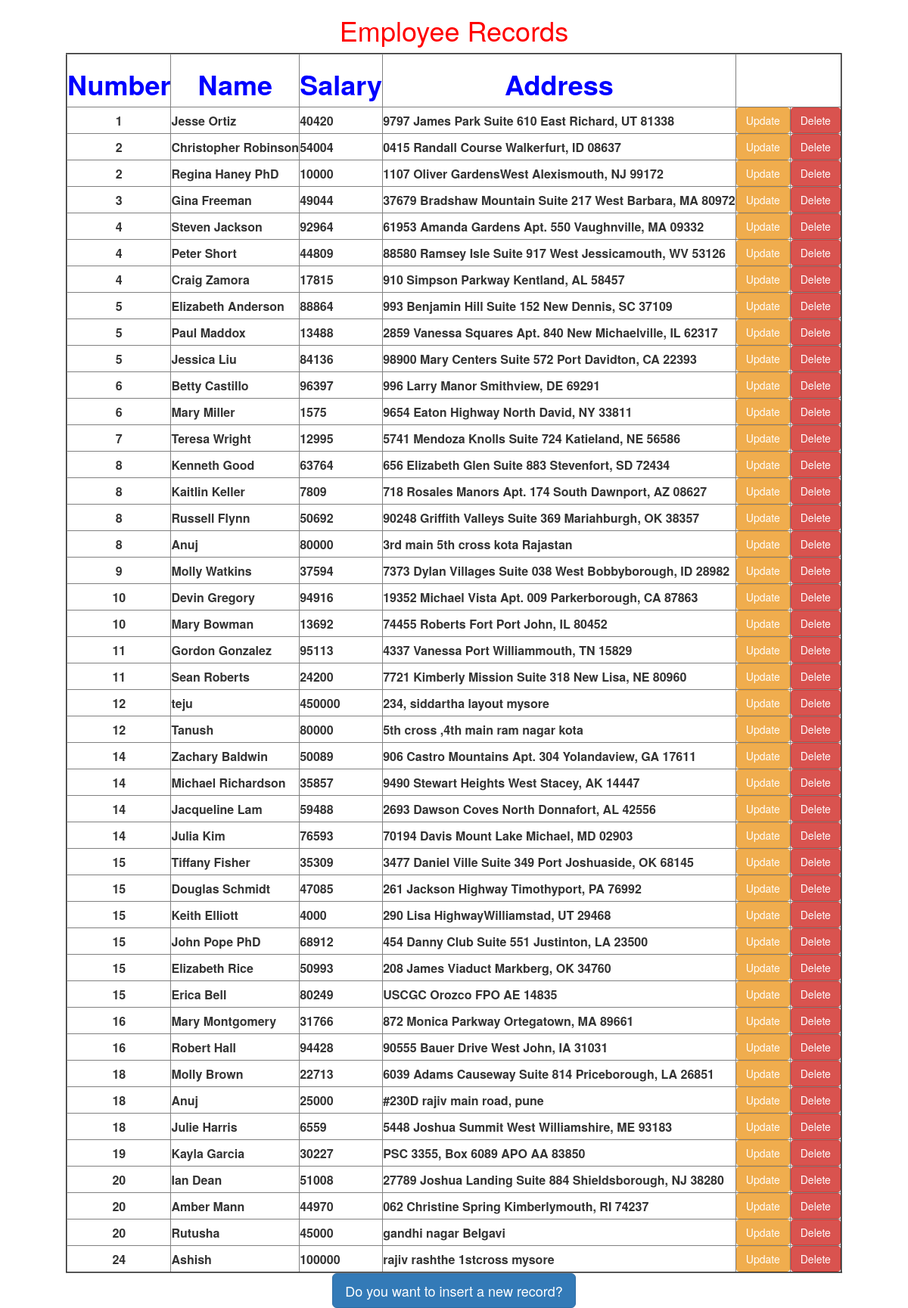
The page / on the database its author committed.
### myApp/models.py (models this page shows)
class Employee(models.Model):
    eno=models.IntegerField()
    ename=models.CharField(max_length=40)
    esal=models.IntegerField()
    eaddr=models.CharField(max_length=100)

### myApp/views.py (the view)
# urls.py: url(r'^$',views.display),
def display(request):
    e=Employee.objects.order_by('eno')
    d={'emp':e}
    return render(request,'myApp/index.html',d)

### template/myApp/index.html (shortened to what this page needs)
<html>
{% extends 'myApp/parent.html' %}
  {% block for_child %}
     <h1 style="color:red">Employee Records</h1>
     <table border="2">
      <tr style="color:blue">
         <th><h1><b><center>Number</center></b></h1></th>
         <th><h1><b><center>Name</center></b></h1></th>
         <th><h1><b><center>Salary</center></b></h1></th>
         <th><h1><b><center>Address</center></b></h1></th>
       </tr>
      {% for x in emp %}
      <tr>
	<td><b><center>{{x.eno}}</b></td>
        <td><b>{{x.ename}}</b></td>
	<td><b>{{x.esal}}</b></td>
	<td><b>{{x.eaddr}}</b></td>
        <td><a href="/update/{{x.id}}" class="btn btn-ld btn-warning">Update</a></td>
      <td> <a href="/delete/{{x.id}}" class="btn btn-ld btn-danger">Delete</a></td>
     </tr>
     {% endfor %}
     </table>
   <a href="/insert" class="btn btn-lg btn-primary">Do you want to insert a new record?</a>
    {% endblock %}

### template/myApp/parent.html (shortened to what this page needs)
<html>
 <head>
  <link rel="stylesheet" href="https://maxcdn.bootstrapcdn.com/bootstrap/3.3.7/css/bootstrap.min.css">
</head>
  <body>
    <div class="container" align="center">
     {% block for_child %}
     {% endblock %}
    </div>
   </body>
</html>

### rows shown on the page
Employee: eno "1", ename "Jesse Ortiz", esal "40420", eaddr "9797 James Park Suite 610 East Richard, UT 81338"
Employee: eno "2", ename "Christopher Robinson", esal "54004", eaddr "0415 Randall Course Walkerfurt, ID 08637"
Employee: eno "2", ename "Regina Haney PhD", esal "10000", eaddr "1107 Oliver GardensWest Alexismouth, NJ 99172"
Employee: eno "3", ename "Gina Freeman", esal "49044", eaddr "37679 Bradshaw Mountain Suite 217 West Barbara, MA 80972"
Employee: eno "4", ename "Steven Jackson", esal "92964", eaddr "61953 Amanda Gardens Apt. 550 Vaughnville, MA 09332"
Employee: eno "4", ename "Peter Short", esal "44809", eaddr "88580 Ramsey Isle Suite 917 West Jessicamouth, WV 53126"
Employee: eno "4", ename "Craig Zamora", esal "17815", eaddr "910 Simpson Parkway Kentland, AL 58457"
Employee: eno "5", ename "Elizabeth Anderson", esal "88864", eaddr "993 Benjamin Hill Suite 152 New Dennis, SC 37109"
Employee: eno "5", ename "Paul Maddox", esal "13488", eaddr "2859 Vanessa Squares Apt. 840 New Michaelville, IL 62317"
Employee: eno "5", ename "Jessica Liu", esal "84136", eaddr "98900 Mary Centers Suite 572 Port Davidton, CA 22393"
Employee: eno "6", ename "Betty Castillo", esal "96397", eaddr "996 Larry Manor Smithview, DE 69291"
Employee: eno "6", ename "Mary Miller", esal "1575", eaddr "9654 Eaton Highway North David, NY 33811"
Employee: eno "7", ename "Teresa Wright", esal "12995", eaddr "5741 Mendoza Knolls Suite 724 Katieland, NE 56586"
Employee: eno "8", ename "Kenneth Good", esal "63764", eaddr "656 Elizabeth Glen Suite 883 Stevenfort, SD 72434"
Employee: eno "8", ename "Kaitlin Keller", esal "7809", eaddr "718 Rosales Manors Apt. 174 South Dawnport, AZ 08627"
Employee: eno "8", ename "Russell Flynn", esal "50692", eaddr "90248 Griffith Valleys Suite 369 Mariahburgh, OK 38357"
Employee: eno "8", ename "Anuj", esal "80000", eaddr "3rd main 5th cross kota Rajastan"
Employee: eno "9", ename "Molly Watkins", esal "37594", eaddr "7373 Dylan Villages Suite 038 West Bobbyborough, ID 28982"
Employee: eno "10", ename "Devin Gregory", esal "94916", eaddr "19352 Michael Vista Apt. 009 Parkerborough, CA 87863"
Employee: eno "10", ename "Mary Bowman", esal "13692", eaddr "74455 Roberts Fort Port John, IL 80452"
Employee: eno "11", ename "Gordon Gonzalez", esal "95113", eaddr "4337 Vanessa Port Williammouth, TN 15829"
Employee: eno "11", ename "Sean Roberts", esal "24200", eaddr "7721 Kimberly Mission Suite 318 New Lisa, NE 80960"
Employee: eno "12", ename "teju", esal "450000", eaddr "234, siddartha layout mysore"
Employee: eno "12", ename "Tanush", esal "80000", eaddr "5th cross ,4th main ram nagar kota"
Employee: eno "14", ename "Zachary Baldwin", esal "50089", eaddr "906 Castro Mountains Apt. 304 Yolandaview, GA 17611"
Employee: eno "14", ename "Michael Richardson", esal "35857", eaddr "9490 Stewart Heights West Stacey, AK 14447"
Employee: eno "14", ename "Jacqueline Lam", esal "59488", eaddr "2693 Dawson Coves North Donnafort, AL 42556"
Employee: eno "14", ename "Julia Kim", esal "76593", eaddr "70194 Davis Mount Lake Michael, MD 02903"
Employee: eno "15", ename "Tiffany Fisher", esal "35309", eaddr "3477 Daniel Ville Suite 349 Port Joshuaside, OK 68145"
Employee: eno "15", ename "Douglas Schmidt", esal "47085", eaddr "261 Jackson Highway Timothyport, PA 76992"
Employee: eno "15", ename "Keith Elliott", esal "4000", eaddr "290 Lisa HighwayWilliamstad, UT 29468"
Employee: eno "15", ename "John Pope PhD", esal "68912", eaddr "454 Danny Club Suite 551 Justinton, LA 23500"
Employee: eno "15", ename "Elizabeth Rice", esal "50993", eaddr "208 James Viaduct Markberg, OK 34760"
Employee: eno "15", ename "Erica Bell", esal "80249", eaddr "USCGC Orozco FPO AE 14835"
Employee: eno "16", ename "Mary Montgomery", esal "31766", eaddr "872 Monica Parkway Ortegatown, MA 89661"
Employee: eno "16", ename "Robert Hall", esal "94428", eaddr "90555 Bauer Drive West John, IA 31031"
Employee: eno "18", ename "Molly Brown", esal "22713", eaddr "6039 Adams Causeway Suite 814 Priceborough, LA 26851"
Employee: eno "18", ename "Anuj", esal "25000", eaddr "#230D rajiv main road, pune"
Employee: eno "18", ename "Julie Harris", esal "6559", eaddr "5448 Joshua Summit West Williamshire, ME 93183"
Employee: eno "19", ename "Kayla Garcia", esal "30227", eaddr "PSC 3355, Box 6089 APO AA 83850"
Employee: eno "20", ename "Ian Dean", esal "51008", eaddr "27789 Joshua Landing Suite 884 Shieldsborough, NJ 38280"
Employee: eno "20", ename "Amber Mann", esal "44970", eaddr "062 Christine Spring Kimberlymouth, RI 74237"
Employee: eno "20", ename "Rutusha", esal "45000", eaddr "gandhi nagar Belgavi"
Employee: eno "24", ename "Ashish", esal "100000", eaddr "rajiv rashthe 1stcross mysore"
